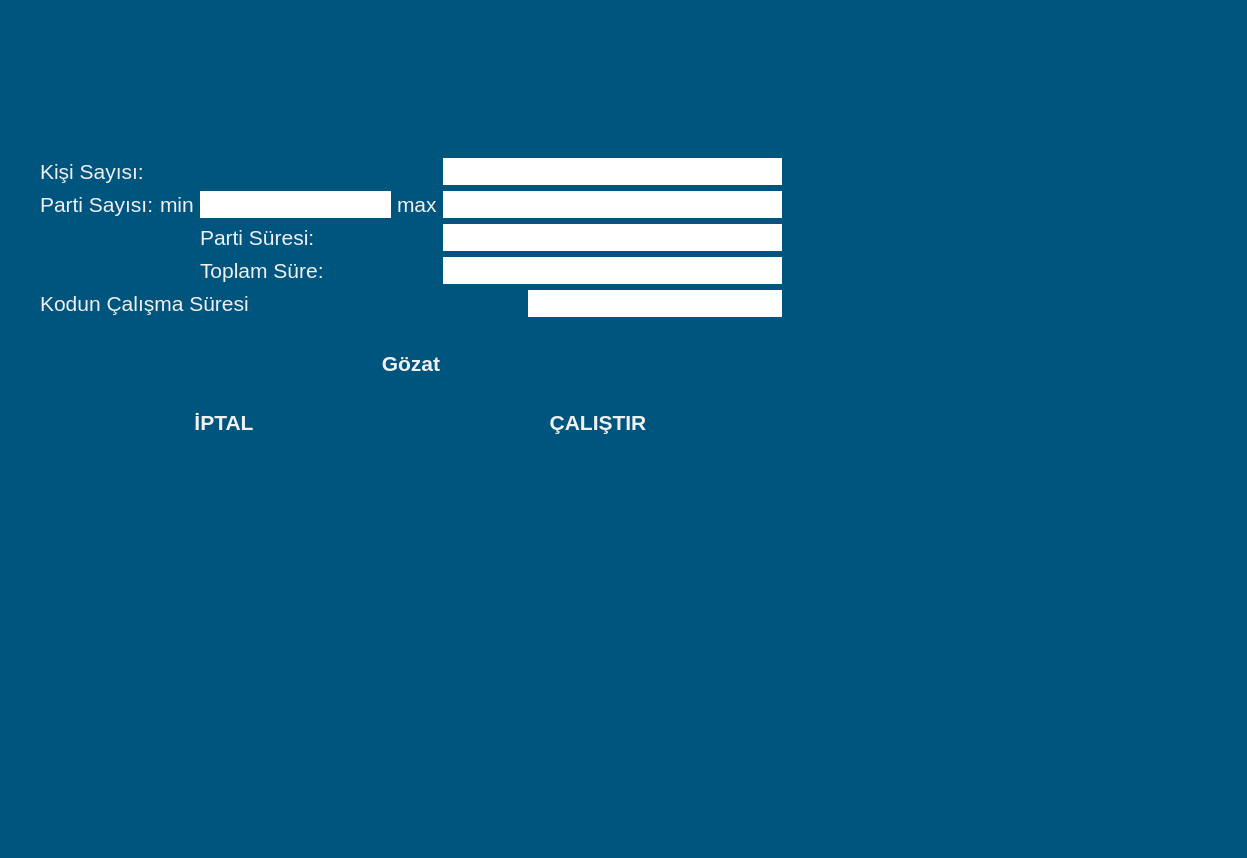
<?xml version="1.0" encoding="UTF-8"?>
<ui version="4.0">
 <class>aselsan_ui</class>
 <widget class="QWidget" name="aselsan_ui">
  <property name="geometry">
   <rect>
    <x>0</x>
    <y>0</y>
    <width>1247</width>
    <height>858</height>
   </rect>
  </property>
  <property name="windowTitle">
   <string>Form</string>
  </property>
  <property name="styleSheet">
   <string notr="true">QWidget {
  background-color: #00557f;
  border: 0px solid #32414B;
  padding: 0px;
  color: #F0F0F0;
  selection-background-color: #1464A0;
  selection-color: #F0F0F0;
}

QWidget:disabled {
  background-color: #19232D;
  color: #787878;
  selection-background-color: #14506E;
  selection-color: #787878;
}

QWidget::item:selected {
  background-color: #1464A0;
}

QWidget::item:hover {
  background-color: #148CD2;
  color: #32414B;
}
</string>
  </property>
  <widget class="QLabel" name="label_3">
   <property name="geometry">
    <rect>
     <x>450</x>
     <y>30</y>
     <width>331</width>
     <height>81</height>
    </rect>
   </property>
   <property name="text">
    <string/>
   </property>
   <property name="pixmap">
    <pixmap>aselsan_logo.png</pixmap>
   </property>
  </widget>
  <widget class="QWidget" name="layoutWidget">
   <property name="geometry">
    <rect>
     <x>40</x>
     <y>130</y>
     <width>742</width>
     <height>333</height>
    </rect>
   </property>
   <layout class="QVBoxLayout" name="verticalLayout">
    <item>
     <layout class="QGridLayout" name="gridLayout_2">
      <item row="1" column="0">
       <widget class="QLabel" name="sure">
        <property name="font">
         <font>
          <pointsize>16</pointsize>
          <weight>50</weight>
          <bold>false</bold>
         </font>
        </property>
        <property name="text">
         <string>Kodun Çalışma Süresi  </string>
        </property>
       </widget>
      </item>
      <item row="1" column="2">
       <widget class="QLineEdit" name="input_sure">
        <property name="font">
         <font>
          <pointsize>16</pointsize>
         </font>
        </property>
        <property name="styleSheet">
         <string notr="true">background-color: rgb(255, 255, 255);
color: rgb(0, 0, 0);</string>
        </property>
       </widget>
      </item>
      <item row="0" column="0" colspan="3">
       <layout class="QGridLayout" name="gridLayout">
        <item row="3" column="3" colspan="3">
         <widget class="QLabel" name="parti_suresi">
          <property name="font">
           <font>
            <pointsize>16</pointsize>
            <weight>50</weight>
            <bold>false</bold>
           </font>
          </property>
          <property name="text">
           <string>Parti Süresi:</string>
          </property>
         </widget>
        </item>
        <item row="2" column="3" colspan="2">
         <widget class="QLineEdit" name="input_minpartisayisi">
          <property name="font">
           <font>
            <pointsize>16</pointsize>
           </font>
          </property>
          <property name="styleSheet">
           <string notr="true">background-color: rgb(255, 255, 255);
color: rgb(0, 0, 0);</string>
          </property>
         </widget>
        </item>
        <item row="4" column="3" colspan="3">
         <widget class="QLabel" name="toplam_sure">
          <property name="font">
           <font>
            <pointsize>16</pointsize>
            <weight>50</weight>
            <bold>false</bold>
           </font>
          </property>
          <property name="text">
           <string>Toplam Süre:</string>
          </property>
         </widget>
        </item>
        <item row="2" column="2">
         <widget class="QLabel" name="label">
          <property name="font">
           <font>
            <pointsize>16</pointsize>
            <weight>50</weight>
            <bold>false</bold>
           </font>
          </property>
          <property name="text">
           <string>min</string>
          </property>
         </widget>
        </item>
        <item row="2" column="0" colspan="2">
         <widget class="QLabel" name="partisayisi">
          <property name="font">
           <font>
            <pointsize>16</pointsize>
            <weight>50</weight>
            <bold>false</bold>
           </font>
          </property>
          <property name="text">
           <string>Parti Sayısı:</string>
          </property>
         </widget>
        </item>
        <item row="0" column="0" colspan="2">
         <widget class="QLabel" name="kisisayisi">
          <property name="font">
           <font>
            <pointsize>16</pointsize>
            <weight>50</weight>
            <bold>false</bold>
           </font>
          </property>
          <property name="text">
           <string>Kişi Sayısı:</string>
          </property>
         </widget>
        </item>
        <item row="0" column="7">
         <widget class="QLineEdit" name="input_kisisayisi">
          <property name="font">
           <font>
            <pointsize>16</pointsize>
           </font>
          </property>
          <property name="styleSheet">
           <string notr="true">background-color: rgb(255, 255, 255);
color: rgb(0, 0, 0);</string>
          </property>
         </widget>
        </item>
        <item row="2" column="5" colspan="2">
         <widget class="QLabel" name="max_partisayisi">
          <property name="font">
           <font>
            <pointsize>16</pointsize>
            <weight>50</weight>
            <bold>false</bold>
           </font>
          </property>
          <property name="text">
           <string>max</string>
          </property>
         </widget>
        </item>
        <item row="2" column="7">
         <widget class="QLineEdit" name="input_maxPartiSayisi">
          <property name="font">
           <font>
            <pointsize>16</pointsize>
           </font>
          </property>
          <property name="styleSheet">
           <string notr="true">background-color: rgb(255, 255, 255);
color: rgb(0, 0, 0);</string>
          </property>
         </widget>
        </item>
        <item row="3" column="7">
         <widget class="QLineEdit" name="input_PartiSuresi">
          <property name="font">
           <font>
            <pointsize>16</pointsize>
           </font>
          </property>
          <property name="styleSheet">
           <string notr="true">background-color: rgb(255, 255, 255);
color: rgb(0, 0, 0);</string>
          </property>
         </widget>
        </item>
        <item row="4" column="7">
         <widget class="QLineEdit" name="input_toplamSure">
          <property name="font">
           <font>
            <pointsize>16</pointsize>
           </font>
          </property>
          <property name="styleSheet">
           <string notr="true">background-color: rgb(255, 255, 255);
color: rgb(0, 0, 0);</string>
          </property>
         </widget>
        </item>
       </layout>
      </item>
      <item row="1" column="1">
       <spacer name="horizontalSpacer">
        <property name="orientation">
         <enum>Qt::Horizontal</enum>
        </property>
        <property name="sizeHint" stdset="0">
         <size>
          <width>40</width>
          <height>20</height>
         </size>
        </property>
       </spacer>
      </item>
     </layout>
    </item>
    <item>
     <widget class="QPushButton" name="gozat">
      <property name="font">
       <font>
        <pointsize>16</pointsize>
        <weight>75</weight>
        <bold>true</bold>
       </font>
      </property>
      <property name="text">
       <string>Gözat</string>
      </property>
     </widget>
    </item>
    <item>
     <layout class="QHBoxLayout" name="horizontalLayout">
      <item>
       <widget class="QPushButton" name="iptal">
        <property name="font">
         <font>
          <pointsize>16</pointsize>
          <weight>75</weight>
          <bold>true</bold>
         </font>
        </property>
        <property name="text">
         <string>İPTAL</string>
        </property>
       </widget>
      </item>
      <item>
       <widget class="QPushButton" name="calistir">
        <property name="font">
         <font>
          <pointsize>16</pointsize>
          <weight>75</weight>
          <bold>true</bold>
         </font>
        </property>
        <property name="text">
         <string>ÇALIŞTIR</string>
        </property>
       </widget>
      </item>
     </layout>
    </item>
   </layout>
  </widget>
 </widget>
 <resources/>
 <connections/>
</ui>
